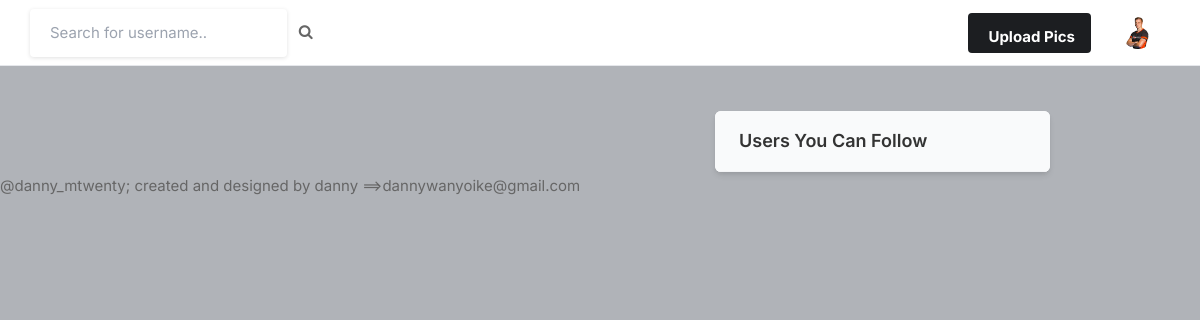
Before: / (signed in) with the older database file.
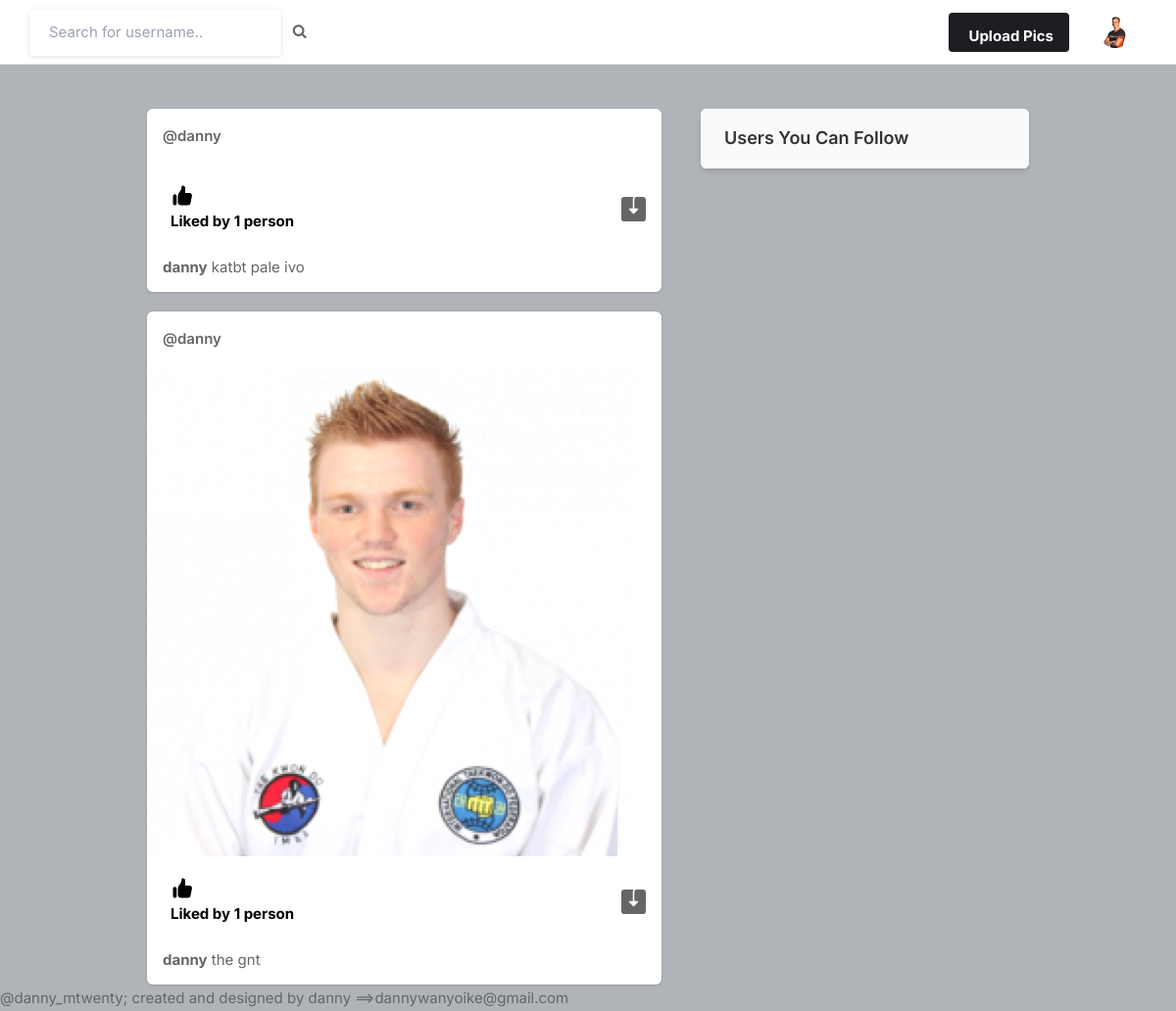
After: the same page with the newer database file.
### core/models.py (models this page shows, shortened)
class Profile(models.Model):
    user = models.ForeignKey(User, on_delete=models.CASCADE)
    id_user = models.IntegerField()
    bio = models.TextField(blank=True)
    profileimg = models.ImageField(upload_to='profile_images', default='blank-profile-picture.png')
    location = models.CharField(max_length=100, blank=True)

class Post(models.Model):
    id = models.UUIDField(primary_key=True, default=uuid.uuid4)
    user = models.CharField(max_length=100)
    image = models.ImageField(upload_to='post_images')
    caption = models.TextField()
    created_at = models.DateTimeField(default=datetime.now)
    no_of_likes = models.IntegerField(default=0)

### core/views.py (the view)
# urls.py: path('',views.index,name='index'),
@login_required(login_url='signin')
def index(request):
    context = {}
    user_object = User.objects.get(username = request.user.username)
    user_profile = Profile.objects.get(user = user_object)
    posts = Post.objects.all()
    context['user_profile'] = user_profile
    context['posts'] = posts
    return render(request, 'index.html',context)

### templates/index.html (shortened to what this page needs)
{% load static %}
<!DOCTYPE html>
<html lang="en">
<head>
    <link rel="stylesheet" href="{% static 'assets/css/icons.css' %}">
    <link rel="stylesheet" href="{% static 'assets/css/uikit.css' %}">
    <link rel="stylesheet" href="{% static 'assets/css/style.css' %}">
    <link rel="stylesheet" href="{% static 'assets/css/tailwind.css' %}">
    <link rel="stylesheet" href="https://cdnjs.cloudflare.com/ajax/libs/font-awesome/4.7.0/css/font-awesome.min.css">
</head>
<body>
            <header>
                <div class="header_inner">
                    <form action="/search" method="POST">
                    <div class="left-side">
                            <input type="text" name="username" placeholder="Search for username..">&nbsp; &nbsp;
                            <button type="submit"><i class="fa fa-search fa-1x"></i></button>
                    </div>
                    </form>
                    <div class="right-side lg:pr-4">
                        <a href="#"
                            class="bg-pink-500 flex font-bold hidden hover:bg-pink-600 hover:text-white inline-block items-center lg:block max-h-10 mr-4 px-4 py-2 rounded shado text-white">
                              Upload Pics
                        </a>
                        <a href="#">
                            <img src="{{user_profile.profileimg.url}}" class="header-avatar" alt="">
                        </a>
                    </div>
                </div>
            </header>
            <div class="container m-auto">
                <div class="lg:flex justify-center lg:space-x-10 lg:space-y-0 space-y-5">
                    <div class="space-y-5 flex-shrink-0 lg:w-7/12">
                        {% for post in posts reversed %}
                        <div class="bg-white shadow rounded-md  -mx-2 lg:mx-0">
                            <div class="flex justify-between items-center px-4 py-3">
                                <div class="flex flex-1 items-center space-x-4">
                                    <span class="block font-semibold "><a href="/profile/{{post.user}}">@{{post.user}}</a></span>
                                </div>
                              <div>
                                <a href="#"> <i class="icon-feather-more-horizontal text-2xl hover:bg-gray-200 rounded-full p-2 transition -mr-1 "></i> </a>
                              </div>
                            </div>
                            <div uk-lightbox>
                                <a href="{{post.image.url}}">
                                    <img src="{{post.image.url}}" alt="">
                                </a>
                            </div>
                            <div class="py-3 px-4 space-y-3">
                                <div class="flex space-x-4 lg:font-bold">
                                    <a href="/like-post?post_id={{post.id}}" class="flex items-center space-x-2">
                                        <div class="p-2 rounded-full text-black">
                                            {% if post.no_of_likes == 0 %}
                                            <p>No likes</p>
                                            {% elif post.no_of_likes == 1 %}
                                            <p>Liked by {{post.no_of_likes}} person</p>
                                            {% else %}
                                            <p>Liked by {{post.no_of_likes}} people</p>
                                            {% endif %}
                                        </div>
                                    </a>
                                    <a href="{{post.image.url}}" class="flex items-center space-x-2 flex-1 justify-end" download>
                                    </a>
                                </div>
                                <p>
                                    <a href="/profile/{{post.user}}"><strong>{{post.user}}</strong></a> {{post.caption}}
                                </p>
                            </div>
                        </div>
                        {% endfor %}
                    </div>
                    <div class="lg:w-5/12">
                        <div class="bg-white  shadow-md rounded-md overflow-hidden">
                            <div class="bg-gray-50  border-b border-gray-100 flex items-baseline justify-between py-4 px-6 ">
                                <h2 class="font-semibold text-lg">Users You Can Follow</h2>
                            </div>
                        </div>
                    </div>
                </div>
            </div>
</body>
<footer>
    <p>@danny_mtwenty; created and designed by danny ==>dannywanyoike@gmail.com</p>
</footer>
</html>

### static/assets/css/style.css (style rules this page uses)
body { background-color: #B0B3B8!important; }
button { vertical-align: middle; }
input { height: 48px; line-height: 48px; padding: 0 20px; outline: none; font-size: 15px; color: #808080; max-width: 100%; width: 100%; -webkit-box-sizing: border-box; box-sizing: border-box; display: block; font-weight: 400; opacity: 1; border-radius: 4px; border: none; -webkit-box-shadow: 0 1px 4px 0px rgba(0, 0, 0, 0.12); box-shadow: 0 1px 4px 0px rgba(0, 0, 0, 0.12); }
input[type="text"], input[type="password"], input[type="email"], input[type="number"] { height: 48px; line-height: 48px; padding: 0 20px; outline: none; font-size: 15px; color: #808080; max-width: 100%; width: 100%; -webkit-box-sizing: border-box; box-sizing: border-box; display: block; font-weight: 400; opacity: 1; border-radius: 4px; border: none; -webkit-box-shadow: 0 1px 4px 0px rgba(0, 0, 0, 0.12); box-shadow: 0 1px 4px 0px rgba(0, 0, 0, 0.12); }
input { -webkit-transition: all 0.1s ease-in-out; transition: all 0.1s ease-in-out; }
::placeholder { color: #808080; opacity: 1; }
button { border: none; margin: 0; padding: 0; width: auto; overflow: visible; background: transparent; color: inherit; font: inherit; line-height: normal; cursor: pointer; }
a { color: #be185d; -webkit-transition: 0.3s; transition: 0.3s; outline: none !important; }
button { outline: none !important; }
img { max-width: 100%; }
body { color: #666; font-size: 15px; line-height: 27px; background-color: #f0f2f5; font-family: "Inter", sans-serif; text-transform: none; }
body p { font-size: 15px; line-height: 27px; }
h1, h2, h3, h4, h5, h6 { font-family: "Inter", sans-serif; text-transform: none; }
input[type="text"], input[type="password"], input[type="email"] { font-family: "Inter", sans-serif; text-transform: none; }
button, body .pac-container { font-family: "Inter", sans-serif; text-transform: none; }
h1, h2, h3, h4, h5, h6 { color: #333; font-weight: 500; margin: 0; padding: 0; }
h2 { font-size: 26px; }
b, strong { font-weight: 700 !important; }
@media (min-width: 1024px) { .container { max-width: 900px !important; padding-top: 45px; } }
header { background-color: #fff; left: 0; right: 0; top: 0; z-index: 99; height: 66px; display: -webkit-box; display: -ms-flexbox; display: flex; -webkit-box-align: center; -ms-flex-align: center; align-items: center; border-bottom: 1px solid #e5e7eb; }
header .header_inner { display: -webkit-box; display: -ms-flexbox; display: flex; -webkit-box-align: center; -ms-flex-align: center; align-items: center; max-width: 1090px; margin: auto; width: 100%; max-width: 100% !important; padding: 0 30px; }
header .header_inner .left-side { display: -webkit-box; display: -ms-flexbox; display: flex; -webkit-box-align: center; -ms-flex-align: center; align-items: center; }
header .header_inner .right-side { display: -webkit-box; display: -ms-flexbox; display: flex; -webkit-box-align: center; -ms-flex-align: center; align-items: center; -webkit-box-pack: end; -ms-flex-pack: end; justify-content: flex-end; margin-left: auto; }
header .header_inner .right-side .header-avatar { width: 32px; height: 32px; border-radius: 100%; margin-left: 15px; }

Changed rows visible on the page:
added Post: user "danny", no_of_likes "1", caption "katbt pale ivo"
added Post: user "danny", image (picture), no_of_likes "1", caption "the gnt"
